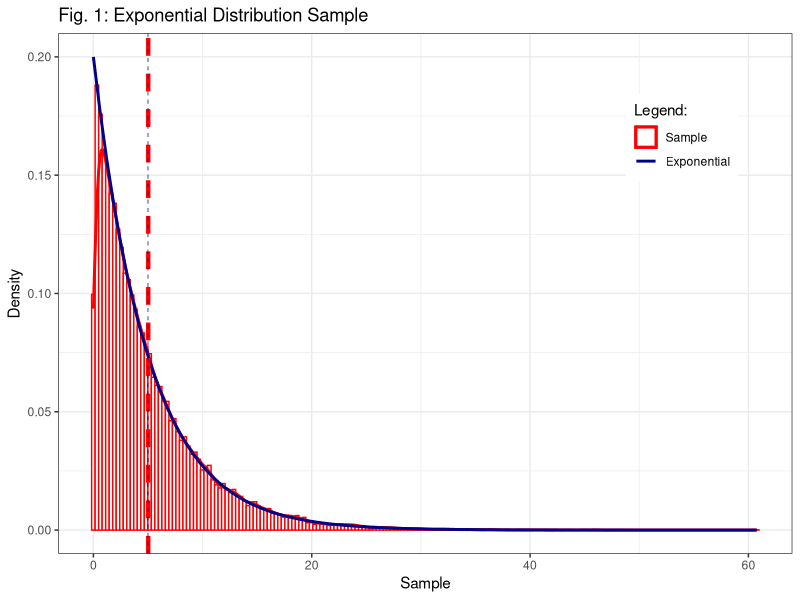
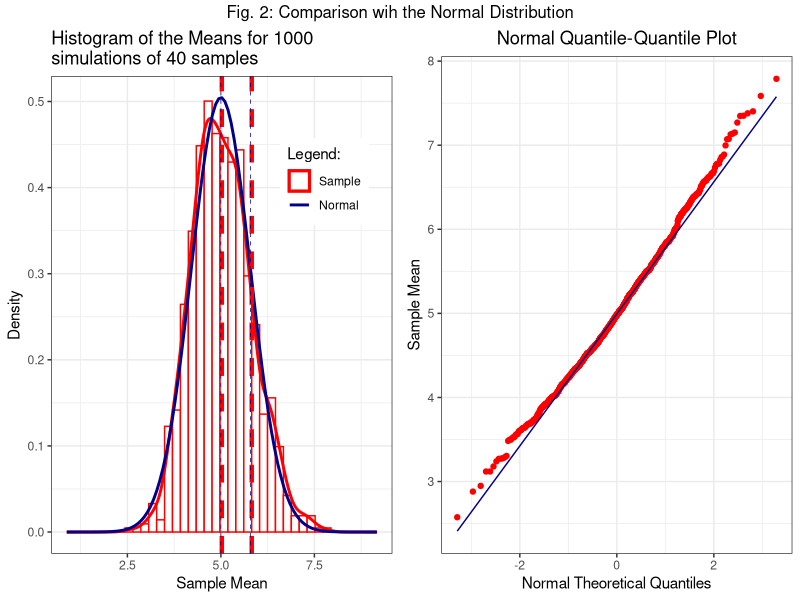
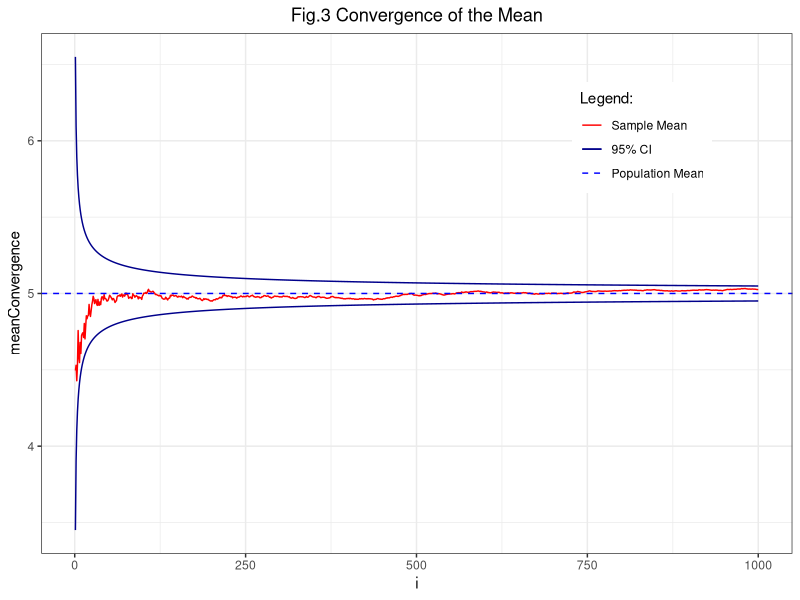

The R source for these figures, in order:
## ---- chunk 1
knitr::opts_chunk$set(echo = TRUE)
## ---- chunk 2
#Initialization and load packages
set.seed(1214); library(ggplot2); library(dplyr)
# Parameters
lambda <- 0.2; sampleSize <- 40; numSimulations <- 1000
sample <- rexp(n= sampleSize*numSimulations, rate= lambda) #<-- The Sample!
theoreticalMean <- 1/lambda; sampleMean = mean(sample)
bw <- 2 * IQR(sample) / length(sample)^(1/3) # Freedman–Diaconis rule for histogram binwidth
## ---- chunk 3
suppressWarnings(print(data.frame(sample = sample) %>% ggplot(., aes(sample)) +
        geom_histogram(aes(y=..density..,color="Sample"), position="identity", 
                       fill="white", binwidth=bw) + geom_density(aes(color="Sample"),size=1) +
        stat_function(fun = dexp, aes(color="Exponential"), size=1,args = list(rate=lambda)) +
        scale_color_manual("Legend:",breaks=c("Sample","Exponential"),values=c("red","darkblue")) +
        ggtitle ("Fig. 1: Exponential Distribution Sample") + xlab("Sample") + ylab("Density") +
        geom_vline(xintercept=sampleMean,size=1.5,color="red",linetype="dashed") +
        geom_vline(xintercept=theoreticalMean,size=0.25,color="darkblue",linetype="dashed") +
        theme_bw() + theme(legend.position = c(0.85,0.8))))
## ---- chunk 4
deltaMeanPercent <- abs(sampleMean-theoreticalMean)/theoreticalMean*100
## ---- chunk 5
# sampleMatrix contains numSimulations rows each with sampleSize samples
sampleMatrix <- matrix(sample, nrow=numSimulations,ncol=sampleSize) # <- Split Sample
sampleMeans <- apply(sampleMatrix,1,mean) # <- Means for each 'sampleSize' sample
sampleSummary<-summary(sampleMeans); meanSampleMeans <- sampleSummary["Mean"]
maxSampleMeans <- sampleSummary["Max."]; minSampleMeans <- sampleSummary["Min."]
varSampleMeans <- var(sampleMeans); theoreticalVar <- 1/lambda^2/sampleSize
sampleSummary
## ---- chunk 6
# Calculate xlims to make the plot symmetric
xmax <- max(maxSampleMeans-meanSampleMeans,meanSampleMeans-minSampleMeans)
xAxisMin <- meanSampleMeans-1.5*xmax; xAxisMax <- meanSampleMeans+1.5*xmax
bw <- 2 * IQR(sampleMeans) / length(sampleMeans)^(1/3) # Freedman–Diaconis rule
sampleMeansDF<- data.frame(means=sampleMeans)
## ---- chunk 7
suppressWarnings({
plot1 <- ggplot(sampleMeansDF, aes(means)) + geom_histogram(aes(y=..density..,color="Sample"),
        position="identity", fill="white", binwidth=bw) +geom_density(aes(color="Sample"),
        size=1) + stat_function(fun = dnorm, aes(color = "Normal"), size=1,
        args = list(mean = theoreticalMean, sd = sqrt(theoreticalVar))) +
  scale_color_manual("Legend:", breaks=c("Sample","Normal"),values=c("red","darkblue")) +
  ggtitle (paste0("Histogram of the Means for ", numSimulations,"\nsimulations of ",sampleSize, 
        " samples")) + xlab("Sample Mean") + ylab("Density") +
  geom_vline(xintercept=meanSampleMeans,size=1.5,color="red",linetype="dashed") +
  geom_vline(xintercept=theoreticalMean,size=0.25,color="darkblue",linetype="dashed") +
  geom_vline(xintercept=meanSampleMeans+sqrt(varSampleMeans),size=1.5,color="red",linetype="dashed") +
  geom_vline(xintercept=theoreticalMean+sqrt(theoreticalVar),size=0.25,color="darkblue",
  linetype="dashed") + xlim(xAxisMin,xAxisMax)+theme_bw()+theme(legend.position = c(0.8,0.78))
plot2 <- ggplot(sampleMeansDF, aes(sample=means))+ stat_qq(distribution=qnorm, color="red") +
  stat_qq_line(distribution=qnorm,color="darkblue") + ggtitle("Normal Quantile-Quantile Plot") +
  ylab("Sample Mean") + xlab("Normal Theoretical Quantiles") + theme_bw() +
  theme(plot.title = element_text(hjust = 0.5))
gridExtra::grid.arrange(plot1,plot2,ncol=2, 
                        top = "Fig. 2: Comparison wih the Normal Distribution")})
## ---- chunk 8
meanConvergence <- cumsum(sampleMeans)/1:numSimulations
upperLim <- qnorm(0.975,mean=theoreticalMean,sd=sqrt(theoreticalVar/1:numSimulations))
lowerLim <- qnorm(0.025,mean=theoreticalMean,sd=sqrt(theoreticalVar/1:numSimulations))
convergenceDF <-data.frame(i=1:numSimulations,meanConvergence=meanConvergence,
                           upperLim=upperLim,lowerLim=lowerLim)
## ---- chunk 9
ggplot(convergenceDF) + geom_line(aes(x=i,y=meanConvergence,color="Sample Mean")) +
  geom_line(aes(x=i,y=upperLim,color="95% CI")) + geom_line(aes(x=i,y=lowerLim,color="95% CI"))+
  geom_hline(aes(yintercept=theoreticalMean, color="Population Mean"),linetype="dashed") +
  scale_color_manual("Legend:", breaks=c("Sample Mean","95% CI","Population Mean"),
  values=c("red","darkblue","blue")) + theme_bw() + theme(legend.position = c(0.8,0.8)) +
   ggtitle("Fig.3 Convergence of the Mean") +
  theme(plot.title = element_text(hjust = 0.5))
